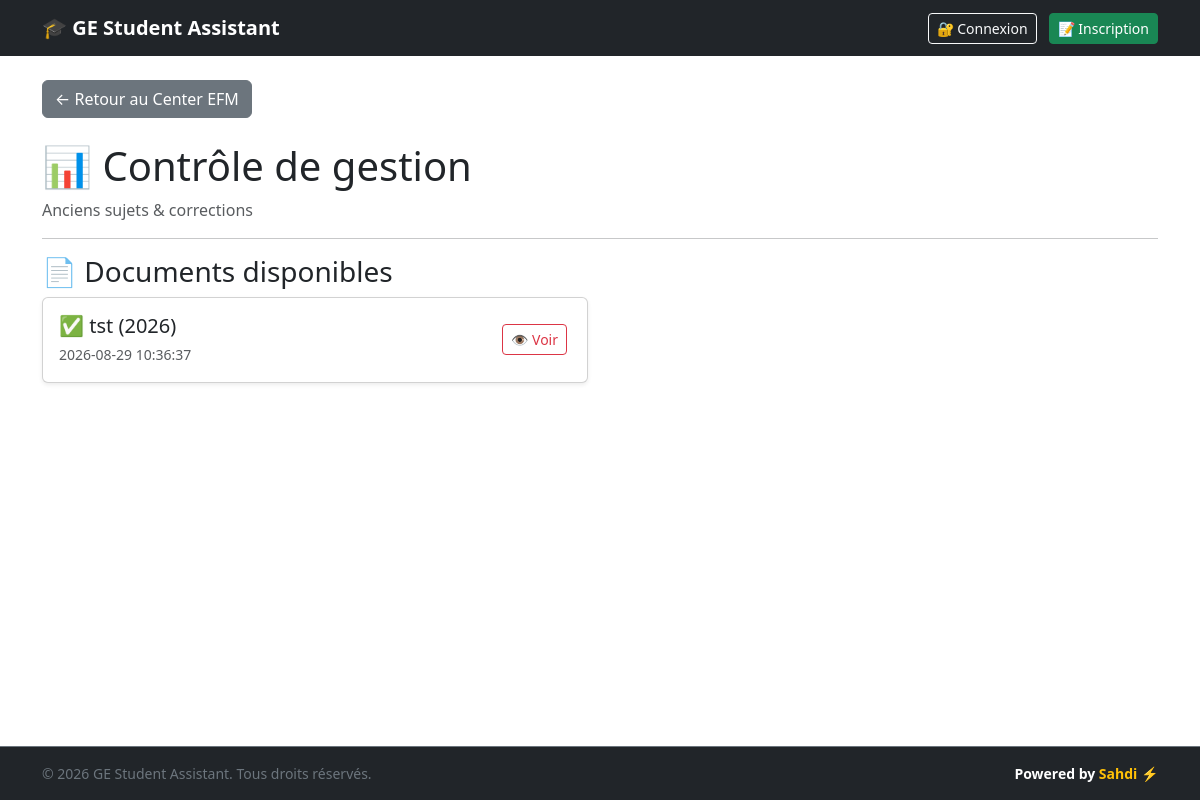
Page /efm/15 on the committed database.
### tables this page shows
CREATE TABLE modules (
            id INTEGER PRIMARY KEY AUTOINCREMENT,
            name TEXT NOT NULL,
            type TEXT NOT NULL,
            icon TEXT
        );

CREATE TABLE efm_files (
            id INTEGER PRIMARY KEY AUTOINCREMENT,
            module_id INTEGER NOT NULL,
            title TEXT NOT NULL,
            year TEXT NOT NULL,
            file_type TEXT NOT NULL, -- 'efm' ou 'correction'
            filename TEXT NOT NULL,
            created_at TIMESTAMP DEFAULT CURRENT_TIMESTAMP,
            FOREIGN KEY (module_id) REFERENCES modules(id)
        );

### app.py (the view)
@app.route("/efm/<int:module_id>")
def efm_detail(module_id):
    conn = get_db()
    module = conn.execute(
        "SELECT * FROM modules WHERE id = ? AND type = 'EFM'", (module_id,)
    ).fetchone()
    files = conn.execute(
        "SELECT * FROM efm_files WHERE module_id = ? ORDER BY year DESC",
        (module_id,),
    ).fetchall()
    conn.close()
    if module is None:
        return "Module EFM introuvable", 404
    return render_template("efm_detail.html", module=module, files=files)

### app.py (called while the page is built)
def get_db():
    conn = sqlite3.connect("database.db")
    conn.row_factory = sqlite3.Row
    return conn

@app.before_request
def load_logged_in_user():
    user_id = session.get("user_id")
    if user_id is None:
        g.user = None
    else:
        conn = get_db()
        g.user = conn.execute("SELECT * FROM users WHERE id = ?", (user_id,)).fetchone()
        conn.close()

### templates/efm_detail.html (shortened to what this page needs)
{% extends "base.html" %}
{% block content %}
<a href="/efm" class="btn btn-secondary mb-4">← Retour au Center EFM</a>
<h1>{{ module["icon"] }} {{ module["name"] }}</h1>
<p class="text-muted">Anciens sujets & corrections</p>
<hr>
<h3>📄 Documents disponibles</h3>
{% if files %}
<div class="row">
    {% for file in files %}
    <div class="col-md-6 mb-3">
        <div class="card shadow-sm">
            <div class="card-body d-flex justify-content-between align-items-center">
                <div>
                    <h5 class="mb-1">
                        {% if file["file_type"] == "correction" %}✅{% else %}📄{% endif %}
                        {{ file["title"] }} ({{ file["year"] }})
                    </h5>
                    <small class="text-muted">{{ file["created_at"] }}</small>
                </div>
                <div>
                    <a href="/uploads/{{ file['filename'] }}" target="_blank" class="btn btn-outline-danger btn-sm me-1">👁️ Voir</a>
                </div>
            </div>
        </div>
    </div>
    {% endfor %}
</div>
{% else %}
<div class="alert alert-info">Aucun EFM ajouté pour ce module.</div>
{% endif %}
{% endblock %}

### rows in the picture
modules: icon "📊", name "Contrôle de gestion"
efm_files: title "tst", year "2026", created_at "2026-08-29 10:36:37"
